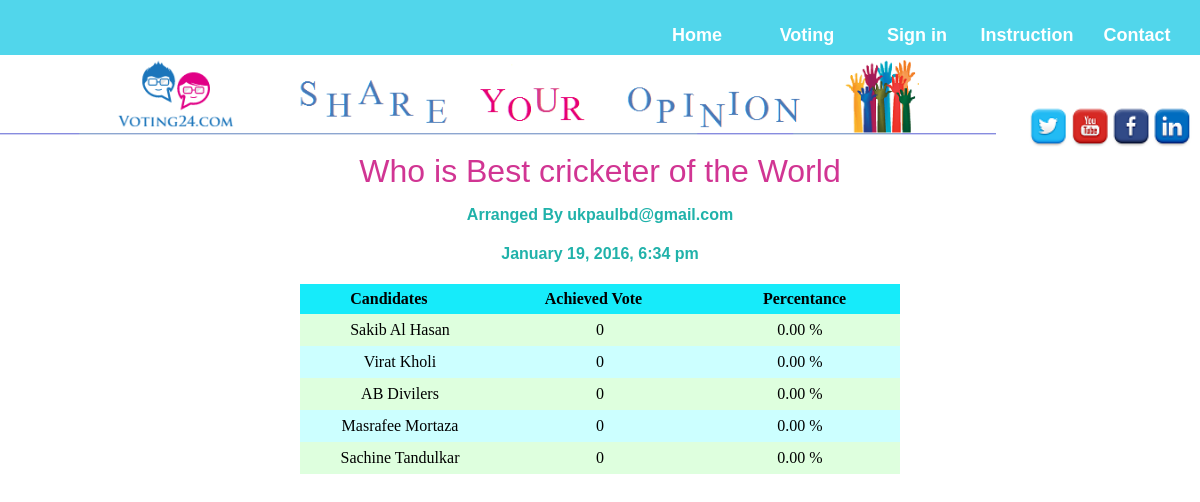
The page /resultview.php?id=62 on the database its author committed.
### tables this page shows
CREATE TABLE IF NOT EXISTS `votelist` (
  `id` int(11) NOT NULL AUTO_INCREMENT,
  `title` varchar(50) NOT NULL,
  `description` varchar(500) NOT NULL,
  `op1` varchar(20) NOT NULL,
  `op2` varchar(20) NOT NULL,
  `op3` varchar(20) NOT NULL,
  `op4` varchar(20) NOT NULL,
  `op5` varchar(20) NOT NULL,
  `email` varchar(30) NOT NULL,
  `time` varchar(30) NOT NULL,
  PRIMARY KEY (`id`)
);

CREATE TABLE IF NOT EXISTS `result` (
  `id` varchar(11) NOT NULL,
  `1` varchar(11) NOT NULL DEFAULT '0',
  `2` varchar(11) NOT NULL DEFAULT '0',
  `3` varchar(11) NOT NULL DEFAULT '0',
  `4` varchar(11) NOT NULL DEFAULT '0',
  `5` varchar(11) NOT NULL DEFAULT '0',
  PRIMARY KEY (`id`)
);

### resultview.php (the view, shortened to what this page needs)
<?php
include 'db.php';
?>
<html>
<head>
</head>
<body>
 <div class="divi">
<a href="contact.php"><button class="bun" ><b>Contact </b></button></a>
<a href="inst.php"><button class="bun" ><b>Instruction</b></button></a>
<?php
if(isset($_SESSION['name'])){
	echo"<a href='logout.php'><button class='bun'><b>LogOut</b></button></a>";
}
else{
	echo"<a href='sign.php'><button class='bun'><b>Sign in</b></button></a>";
}
?>
<a href="voting.php"><button class="bun" ><b>Voting</b></button></a>
<a href="home.php"><button class="bun" ><b>Home</b></button></a>
</div>
<img display="inline" src="logo.png" width="83%" />
<img  style="margin-top:40"src="scl.png" align="right" width="15%" usemap="#user"/>
<?php
  $id=$_GET['id'];
	$sql = "select * from votelist where id='$id'" ;
	$sss = "select * from result where id='$id'" ;
$res=mysql_query($sql);
$res2=mysql_query($sss);
$row2=mysql_fetch_array($res2);
 while($row = mysql_fetch_array($res))
     {
		 echo"<h1> ".$row['title']."</h1>";
		 echo "<h4> Arranged By  ".$row['email']."</h4>";
		  echo "<h4> ".$row['time']."</h4>";
?>
<table>
<th> Candidates<th>
<th> Achieved Vote <th>
<th> Percentance</th>
</table>
<?php
$count=1;
$total=0;
while ($count<6) {
			  	$opt='op'.$count;
		 if(!empty($row[$opt])){
	        $total+=(int)$row2[$count];
		}
			  $count++;
    }
if($total==0){
	$total++;
}
		 $count=1;
		 $cnt=1;
		 echo "<table class='restable'>";
		  while ($count<6) {
			  	$opt='op'.$count;
			  if($cnt%2==0){
			echo "<tr style='background-color:#CCFFFF'>";
		 }
		 else{
				echo "<tr style='background-color:#DEFFDE'>";
		 }
		 if(!empty($row[$opt])){
			 $per=(float)($row2[$count]/$total);
			 $per*=100;
	  echo "<td>".$row[$opt]."</td>";
	  echo "<td>" . $row2[$count]. "</td>";
	  echo "<td>".number_format((float) $per,2, '.', ' ') ."  %</td>";
echo "</tr>";
$cnt++;
		}
			  $count++;
    }
		echo "</table>" ;
	 }
?>
</body>
</html>

### resultview.php (style rules this page uses)
body { margin:0 auto; }
a { text-decoration: none; }
.divi { top:0; right:0; padding:10; z-index: 9999; width: 98.5%; height: 35px; background-color: #51D6EB; border:none; }
.bun { border-radius: 5px; width:110; height:50; color:white; margin-top:0; background-color:transparent; font-size:18; border:none; float:right; }
h1,h2 { font-family: 'Arial Narrow', Arial, sans-serif; font-style: normal; font-variant: normal; text-align:center; color:#D13593; font-weight: 500; line-height: 26.4px; }
h3,h4,h5 { font-family: 'Arial Narrow', Arial, sans-serif; text-align:center; color:#20B2AA; }
table { width: 50%; border-collapse:collapse; float:center; margin-left:25%; }
th { background-color: #16EBFA; color:black; text-align:center; height:30; }
td { text-align:center; padding:7; width:33%; }
a { color:black; text-decoration: none }

### rows shown on the page
votelist: title "Who is Best cricketer of the World", email "ukpaulbd@gmail.com", time "January 19, 2016, 6:34 pm", op1 "Sakib Al Hasan", per "0.00", op2 "Virat Kholi", op3 "AB Divilers", op4 "Masrafee Mortaza", op5 "Sachine Tandulkar"
result: 1 "0", 2 "0", 3 "0", 4 "0", 5 "0"
